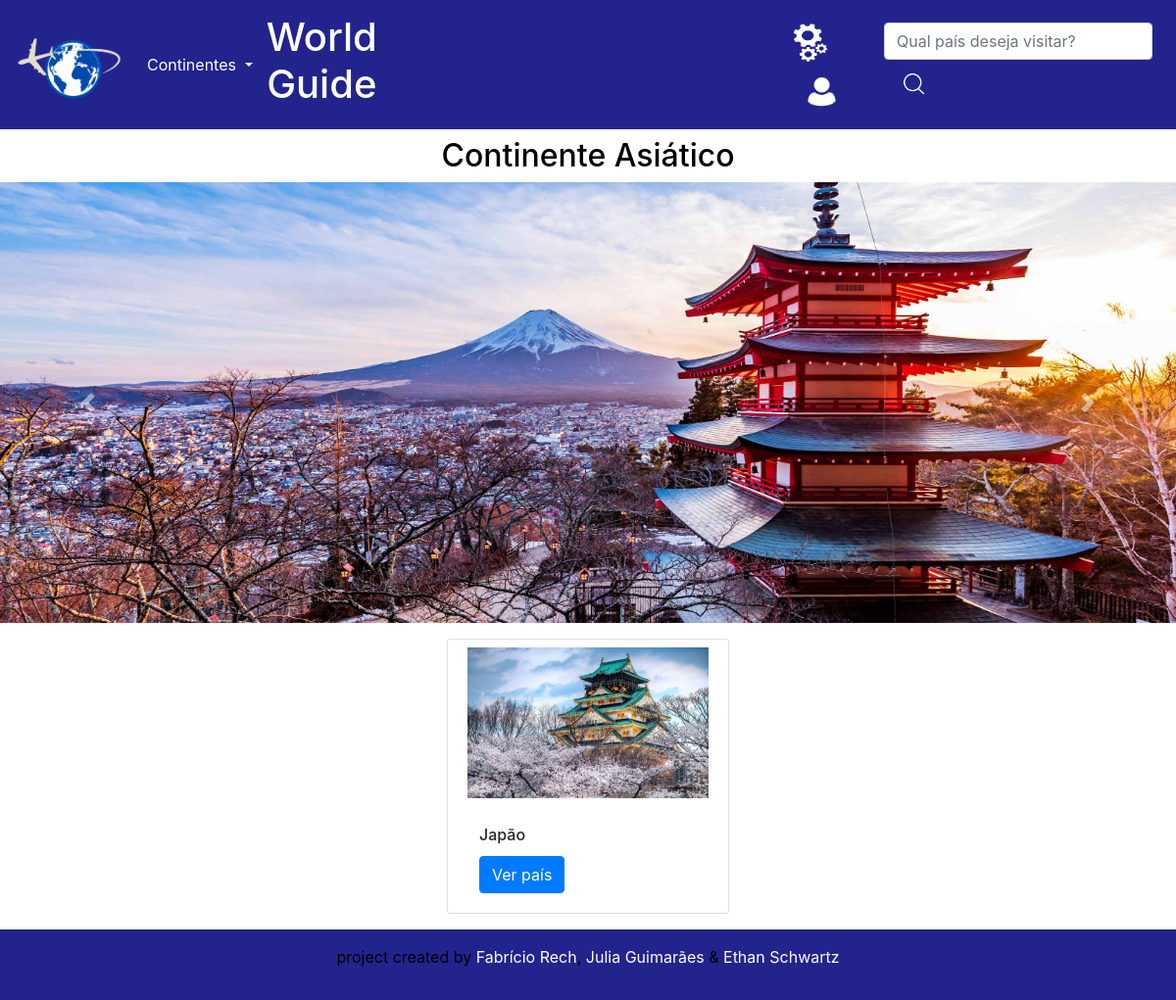
The app's page /asia/Continente/ with its own data.
### asia/models.py (models this page shows, shortened)
class model_asia(models.Model):
    Continente = models.CharField(max_length=100)
    País = models.CharField(max_length=100)
    Descricao = models.CharField(max_length=3000)
    OndeFicar = models.CharField(max_length=1800)
    OndeComer = models.CharField(max_length=1800)
    OndeVisitar = models.CharField(max_length=1800)
    foto = models.ImageField(upload_to='img/%Y/%m/%d/')
    carr = models.ImageField(upload_to='img/%Y/%m/%d/')
    ta_publicado = models.BooleanField(default=False)
    link = models.CharField(max_length=60)

### asia/views.py (the view)
# urls.py: path('Continente/',views.v_asiatico, name='continente'),
def v_asiatico(request):
    cont = models.model_asia.objects.all()
    dicionario = {'cont': cont}
    return render(request,'Asia/paginas/index.html',context=dicionario)

### asia/templates/asia/paginas/index.html (shortened to what this page needs)
{% extends 'global/paginas/continente.html' %}
{% block continente %}
Continente Asiático
{% endblock %}

### meus_templates/global/paginas/continente.html (shortened to what this page needs)
{% load static %}
<head>
</head>
{% include 'global/parciais/header.html' %}
<link rel="stylesheet" href="https://cdn.jsdelivr.net/npm/bootstrap@4.0.0/dist/css/bootstrap.min.css">
<div>
  <h2 class="text-center m-2">{% block continente %}{% endblock %}<h2>
</div>
<div id="carouselExampleIndicators" class="carousel slide" data-ride="carousel">
    <div class="carousel-inner">
    {% for item in cont %}
        {% if item.id == 1 %}
      <div class="carousel-item active">
        <a href="./detalhe/{{ item.link }}"><img  class="d-block w-100" src="{{ item.carr.url}}" href="./{{ item.link }}" /></a>
      </div>
      {% else %}
      <div class="carousel-item">
        <a href="./detalhe/{{ item.link }}"><img  class="d-block w-100" src="{{ item.carr.url}}" /></a>
      </div>
      {% endif %}
    {% endfor %}
    </div>
    <a class="carousel-control-prev" href="#carouselExampleIndicators" role="button" data-slide="prev">
      <span class="carousel-control-prev-icon" aria-hidden="true"></span>
    </a>
    <a class="carousel-control-next" href="#carouselExampleIndicators" role="button" data-slide="next">
      <span class="carousel-control-next-icon" aria-hidden="true"></span>
    </a>
  </div>
<div class="row row-cols-3 d-flex justify-content-center">
    {% for item in cont %}
    <div class="card m-3" style="width: 18rem;">
        <img class="card-img-top p-2" src="{{item.foto.url}}" alt="Card image cap">
        <div class="card-body">
            <h6 class="card-title">{{item.País}}</h6>
            <a href="detalhe/{{item.link}}" class="btn btn-primary">Ver país</a>
        </div>
    </div>
    {% endfor %}
</div>
{% include 'global/parciais/footer.html' %}

### meus_statics/global/css/main.css (style rules this page uses)
* { margin: 0; padding: 0; color: black; }

### records on screen
model_asia: carr (picture), foto (picture), País "Japão"
